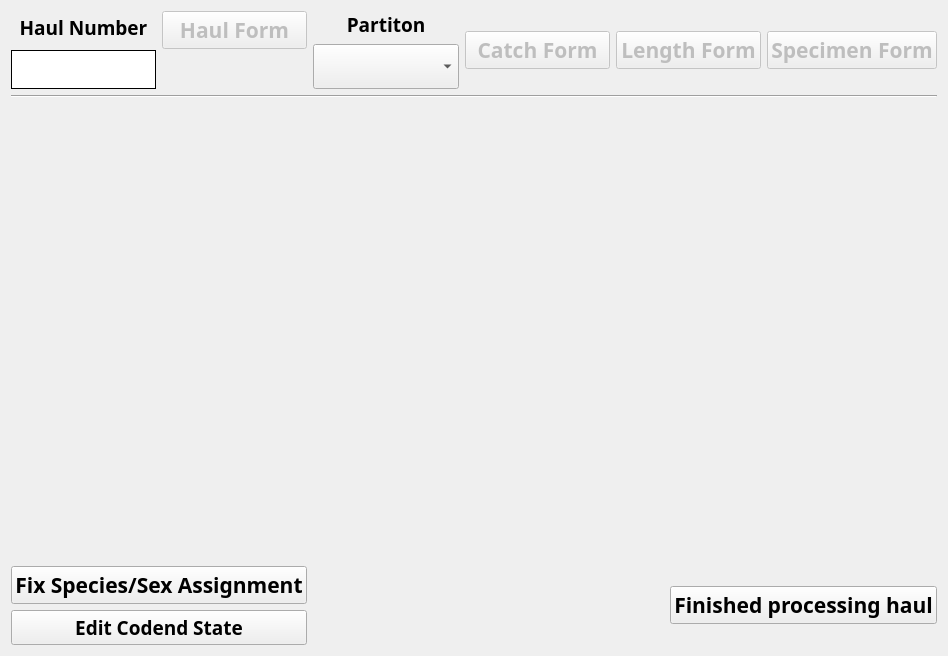
<?xml version="1.0" encoding="UTF-8"?>
<ui version="4.0">
 <class>clamsProcess</class>
 <widget class="QDialog" name="clamsProcess">
  <property name="geometry">
   <rect>
    <x>0</x>
    <y>0</y>
    <width>948</width>
    <height>656</height>
   </rect>
  </property>
  <property name="windowTitle">
   <string>CLAMS Haul Processing</string>
  </property>
  <layout class="QVBoxLayout" name="verticalLayout_4">
   <item>
    <layout class="QHBoxLayout" name="horizontalLayout">
     <item>
      <layout class="QVBoxLayout" name="verticalLayout">
       <item>
        <widget class="QLabel" name="label">
         <property name="font">
          <font>
           <family>Arial Black</family>
           <pointsize>14</pointsize>
           <weight>75</weight>
           <bold>true</bold>
          </font>
         </property>
         <property name="text">
          <string>Haul Number</string>
         </property>
         <property name="alignment">
          <set>Qt::AlignCenter</set>
         </property>
        </widget>
       </item>
       <item>
        <widget class="QLabel" name="haulLabel">
         <property name="font">
          <font>
           <family>Arial Black</family>
           <pointsize>20</pointsize>
           <weight>75</weight>
           <bold>true</bold>
          </font>
         </property>
         <property name="autoFillBackground">
          <bool>false</bool>
         </property>
         <property name="styleSheet">
          <string notr="true">QWidget {
    background-color: white;
}</string>
         </property>
         <property name="frameShape">
          <enum>QFrame::Panel</enum>
         </property>
         <property name="frameShadow">
          <enum>QFrame::Plain</enum>
         </property>
         <property name="lineWidth">
          <number>1</number>
         </property>
         <property name="text">
          <string/>
         </property>
         <property name="alignment">
          <set>Qt::AlignCenter</set>
         </property>
        </widget>
       </item>
      </layout>
     </item>
     <item>
      <layout class="QVBoxLayout" name="verticalLayout_5">
       <item>
        <widget class="QPushButton" name="haulBtn">
         <property name="enabled">
          <bool>false</bool>
         </property>
         <property name="font">
          <font>
           <family>Arial Black</family>
           <pointsize>16</pointsize>
           <weight>75</weight>
           <bold>true</bold>
          </font>
         </property>
         <property name="autoFillBackground">
          <bool>true</bool>
         </property>
         <property name="text">
          <string>Haul Form</string>
         </property>
         <property name="checkable">
          <bool>false</bool>
         </property>
        </widget>
       </item>
       <item>
        <spacer name="verticalSpacer_2">
         <property name="orientation">
          <enum>Qt::Vertical</enum>
         </property>
         <property name="sizeType">
          <enum>QSizePolicy::Preferred</enum>
         </property>
         <property name="sizeHint" stdset="0">
          <size>
           <width>20</width>
           <height>40</height>
          </size>
         </property>
        </spacer>
       </item>
      </layout>
     </item>
     <item>
      <layout class="QVBoxLayout" name="verticalLayout_2">
       <item>
        <widget class="QLabel" name="label_2">
         <property name="font">
          <font>
           <family>Arial Black</family>
           <pointsize>14</pointsize>
           <weight>75</weight>
           <bold>true</bold>
          </font>
         </property>
         <property name="text">
          <string>Partiton</string>
         </property>
         <property name="alignment">
          <set>Qt::AlignCenter</set>
         </property>
        </widget>
       </item>
       <item>
        <widget class="QComboBox" name="partitionBox">
         <property name="font">
          <font>
           <family>Arial Black</family>
           <pointsize>20</pointsize>
          </font>
         </property>
        </widget>
       </item>
      </layout>
     </item>
     <item>
      <widget class="QPushButton" name="catchBtn">
       <property name="enabled">
        <bool>false</bool>
       </property>
       <property name="font">
        <font>
         <family>Arial Black</family>
         <pointsize>16</pointsize>
         <weight>75</weight>
         <bold>true</bold>
        </font>
       </property>
       <property name="autoFillBackground">
        <bool>true</bool>
       </property>
       <property name="text">
        <string>Catch Form</string>
       </property>
       <property name="checkable">
        <bool>false</bool>
       </property>
      </widget>
     </item>
     <item>
      <widget class="QPushButton" name="lengthBtn">
       <property name="enabled">
        <bool>false</bool>
       </property>
       <property name="font">
        <font>
         <family>Arial Black</family>
         <pointsize>16</pointsize>
         <weight>75</weight>
         <bold>true</bold>
        </font>
       </property>
       <property name="autoFillBackground">
        <bool>true</bool>
       </property>
       <property name="text">
        <string>Length Form</string>
       </property>
       <property name="checkable">
        <bool>false</bool>
       </property>
      </widget>
     </item>
     <item>
      <widget class="QPushButton" name="specBtn">
       <property name="enabled">
        <bool>false</bool>
       </property>
       <property name="font">
        <font>
         <family>Arial Black</family>
         <pointsize>16</pointsize>
         <weight>75</weight>
         <bold>true</bold>
        </font>
       </property>
       <property name="autoFillBackground">
        <bool>true</bool>
       </property>
       <property name="text">
        <string>Specimen Form</string>
       </property>
       <property name="checkable">
        <bool>false</bool>
       </property>
      </widget>
     </item>
    </layout>
   </item>
   <item>
    <widget class="Line" name="line">
     <property name="orientation">
      <enum>Qt::Horizontal</enum>
     </property>
    </widget>
   </item>
   <item>
    <spacer name="verticalSpacer">
     <property name="orientation">
      <enum>Qt::Vertical</enum>
     </property>
     <property name="sizeHint" stdset="0">
      <size>
       <width>20</width>
       <height>40</height>
      </size>
     </property>
    </spacer>
   </item>
   <item>
    <layout class="QHBoxLayout" name="horizontalLayout_2">
     <item>
      <layout class="QVBoxLayout" name="verticalLayout_3">
       <item>
        <widget class="QPushButton" name="fixSpeciesBtn">
         <property name="font">
          <font>
           <family>Arial Black</family>
           <pointsize>16</pointsize>
           <weight>75</weight>
           <bold>true</bold>
          </font>
         </property>
         <property name="autoFillBackground">
          <bool>true</bool>
         </property>
         <property name="text">
          <string>Fix Species/Sex Assignment</string>
         </property>
        </widget>
       </item>
       <item>
        <widget class="QPushButton" name="editCodendStateBtn">
         <property name="font">
          <font>
           <family>Arial Black</family>
           <pointsize>14</pointsize>
           <weight>75</weight>
           <bold>true</bold>
          </font>
         </property>
         <property name="text">
          <string>Edit Codend State</string>
         </property>
        </widget>
       </item>
      </layout>
     </item>
     <item>
      <spacer name="horizontalSpacer">
       <property name="orientation">
        <enum>Qt::Horizontal</enum>
       </property>
       <property name="sizeHint" stdset="0">
        <size>
         <width>40</width>
         <height>20</height>
        </size>
       </property>
      </spacer>
     </item>
     <item>
      <widget class="QPushButton" name="doneBtn">
       <property name="font">
        <font>
         <family>Arial Black</family>
         <pointsize>16</pointsize>
         <weight>75</weight>
         <bold>true</bold>
        </font>
       </property>
       <property name="autoFillBackground">
        <bool>true</bool>
       </property>
       <property name="text">
        <string>Finished processing haul</string>
       </property>
      </widget>
     </item>
    </layout>
   </item>
  </layout>
 </widget>
 <resources/>
 <connections/>
</ui>
